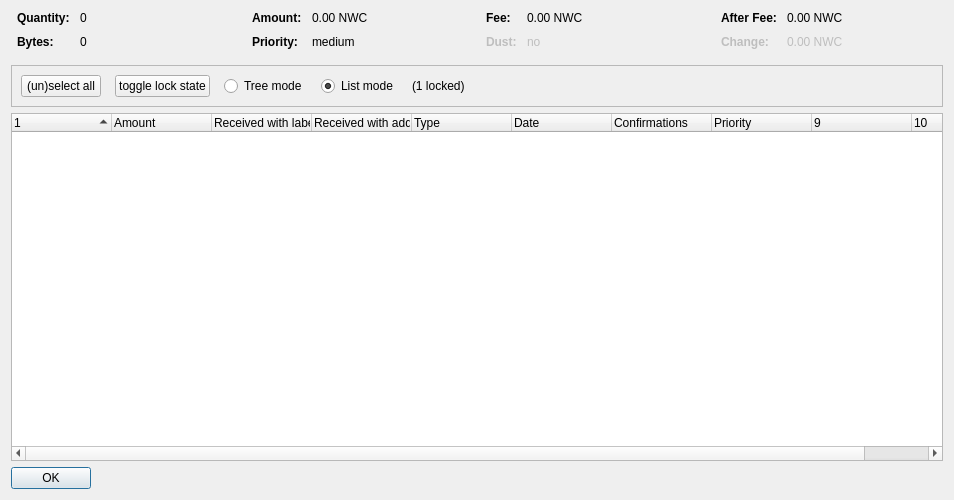
<?xml version="1.0" encoding="UTF-8"?>
<ui version="4.0">
 <class>CoinControlDialog</class>
 <widget class="QDialog" name="CoinControlDialog">
  <property name="geometry">
   <rect>
    <x>0</x>
    <y>0</y>
    <width>954</width>
    <height>500</height>
   </rect>
  </property>
  <property name="windowTitle">
   <string>Coin Selection</string>
  </property>
  <layout class="QVBoxLayout" name="verticalLayout">
   <item>
    <layout class="QHBoxLayout" name="horizontalLayoutTop" stretch="0,0,0,0">
     <property name="topMargin">
      <number>0</number>
     </property>
     <property name="bottomMargin">
      <number>10</number>
     </property>
     <item>
      <layout class="QFormLayout" name="formLayoutCoinControl1">
       <property name="horizontalSpacing">
        <number>10</number>
       </property>
       <property name="verticalSpacing">
        <number>10</number>
       </property>
       <property name="leftMargin">
        <number>6</number>
       </property>
       <property name="rightMargin">
        <number>6</number>
       </property>
       <item row="0" column="0">
        <widget class="QLabel" name="labelCoinControlQuantityText">
         <property name="font">
          <font>
           <weight>75</weight>
           <bold>true</bold>
          </font>
         </property>
         <property name="text">
          <string>Quantity:</string>
         </property>
        </widget>
       </item>
       <item row="0" column="1">
        <widget class="QLabel" name="labelCoinControlQuantity">
         <property name="cursor">
          <cursorShape>IBeamCursor</cursorShape>
         </property>
         <property name="contextMenuPolicy">
          <enum>Qt::ActionsContextMenu</enum>
         </property>
         <property name="text">
          <string notr="true">0</string>
         </property>
         <property name="textInteractionFlags">
          <set>Qt::LinksAccessibleByMouse|Qt::TextSelectableByKeyboard|Qt::TextSelectableByMouse</set>
         </property>
        </widget>
       </item>
       <item row="1" column="0">
        <widget class="QLabel" name="labelCoinControlBytesText">
         <property name="font">
          <font>
           <weight>75</weight>
           <bold>true</bold>
          </font>
         </property>
         <property name="text">
          <string>Bytes:</string>
         </property>
        </widget>
       </item>
       <item row="1" column="1">
        <widget class="QLabel" name="labelCoinControlBytes">
         <property name="cursor">
          <cursorShape>IBeamCursor</cursorShape>
         </property>
         <property name="contextMenuPolicy">
          <enum>Qt::ActionsContextMenu</enum>
         </property>
         <property name="text">
          <string notr="true">0</string>
         </property>
         <property name="textInteractionFlags">
          <set>Qt::LinksAccessibleByMouse|Qt::TextSelectableByKeyboard|Qt::TextSelectableByMouse</set>
         </property>
        </widget>
       </item>
      </layout>
     </item>
     <item>
      <layout class="QFormLayout" name="formLayoutCoinControl2">
       <property name="horizontalSpacing">
        <number>10</number>
       </property>
       <property name="verticalSpacing">
        <number>10</number>
       </property>
       <property name="leftMargin">
        <number>6</number>
       </property>
       <property name="rightMargin">
        <number>6</number>
       </property>
       <item row="0" column="0">
        <widget class="QLabel" name="labelCoinControlAmountText">
         <property name="font">
          <font>
           <weight>75</weight>
           <bold>true</bold>
          </font>
         </property>
         <property name="text">
          <string>Amount:</string>
         </property>
        </widget>
       </item>
       <item row="0" column="1">
        <widget class="QLabel" name="labelCoinControlAmount">
         <property name="cursor">
          <cursorShape>IBeamCursor</cursorShape>
         </property>
         <property name="contextMenuPolicy">
          <enum>Qt::ActionsContextMenu</enum>
         </property>
         <property name="text">
          <string notr="true">0.00 NWC</string>
         </property>
         <property name="textInteractionFlags">
          <set>Qt::LinksAccessibleByMouse|Qt::TextSelectableByKeyboard|Qt::TextSelectableByMouse</set>
         </property>
        </widget>
       </item>
       <item row="1" column="0">
        <widget class="QLabel" name="labelCoinControlPriorityText">
         <property name="font">
          <font>
           <weight>75</weight>
           <bold>true</bold>
          </font>
         </property>
         <property name="text">
          <string>Priority:</string>
         </property>
        </widget>
       </item>
       <item row="1" column="1">
        <widget class="QLabel" name="labelCoinControlPriority">
         <property name="cursor">
          <cursorShape>IBeamCursor</cursorShape>
         </property>
         <property name="contextMenuPolicy">
          <enum>Qt::ActionsContextMenu</enum>
         </property>
         <property name="text">
          <string>medium</string>
         </property>
         <property name="textInteractionFlags">
          <set>Qt::LinksAccessibleByMouse|Qt::TextSelectableByKeyboard|Qt::TextSelectableByMouse</set>
         </property>
        </widget>
       </item>
      </layout>
     </item>
     <item>
      <layout class="QFormLayout" name="formLayoutCoinControl3">
       <property name="horizontalSpacing">
        <number>10</number>
       </property>
       <property name="verticalSpacing">
        <number>10</number>
       </property>
       <property name="leftMargin">
        <number>6</number>
       </property>
       <property name="rightMargin">
        <number>6</number>
       </property>
       <item row="0" column="0">
        <widget class="QLabel" name="labelCoinControlFeeText">
         <property name="font">
          <font>
           <weight>75</weight>
           <bold>true</bold>
          </font>
         </property>
         <property name="text">
          <string>Fee:</string>
         </property>
        </widget>
       </item>
       <item row="0" column="1">
        <widget class="QLabel" name="labelCoinControlFee">
         <property name="cursor">
          <cursorShape>IBeamCursor</cursorShape>
         </property>
         <property name="contextMenuPolicy">
          <enum>Qt::ActionsContextMenu</enum>
         </property>
         <property name="text">
          <string notr="true">0.00 NWC</string>
         </property>
         <property name="textInteractionFlags">
          <set>Qt::LinksAccessibleByMouse|Qt::TextSelectableByKeyboard|Qt::TextSelectableByMouse</set>
         </property>
        </widget>
       </item>
       <item row="1" column="0">
        <widget class="QLabel" name="labelCoinControlLowOutputText">
         <property name="enabled">
          <bool>false</bool>
         </property>
         <property name="font">
          <font>
           <weight>75</weight>
           <bold>true</bold>
          </font>
         </property>
         <property name="text">
          <string>Dust:</string>
         </property>
        </widget>
       </item>
       <item row="1" column="1">
        <widget class="QLabel" name="labelCoinControlLowOutput">
         <property name="enabled">
          <bool>false</bool>
         </property>
         <property name="cursor">
          <cursorShape>IBeamCursor</cursorShape>
         </property>
         <property name="contextMenuPolicy">
          <enum>Qt::ActionsContextMenu</enum>
         </property>
         <property name="text">
          <string>no</string>
         </property>
         <property name="textInteractionFlags">
          <set>Qt::LinksAccessibleByMouse|Qt::TextSelectableByKeyboard|Qt::TextSelectableByMouse</set>
         </property>
        </widget>
       </item>
      </layout>
     </item>
     <item>
      <layout class="QFormLayout" name="formLayoutCoinControl4">
       <property name="horizontalSpacing">
        <number>10</number>
       </property>
       <property name="verticalSpacing">
        <number>10</number>
       </property>
       <property name="leftMargin">
        <number>6</number>
       </property>
       <property name="rightMargin">
        <number>6</number>
       </property>
       <item row="0" column="0">
        <widget class="QLabel" name="labelCoinControlAfterFeeText">
         <property name="font">
          <font>
           <weight>75</weight>
           <bold>true</bold>
          </font>
         </property>
         <property name="text">
          <string>After Fee:</string>
         </property>
        </widget>
       </item>
       <item row="0" column="1">
        <widget class="QLabel" name="labelCoinControlAfterFee">
         <property name="cursor">
          <cursorShape>IBeamCursor</cursorShape>
         </property>
         <property name="contextMenuPolicy">
          <enum>Qt::ActionsContextMenu</enum>
         </property>
         <property name="text">
          <string notr="true">0.00 NWC</string>
         </property>
         <property name="textInteractionFlags">
          <set>Qt::LinksAccessibleByMouse|Qt::TextSelectableByKeyboard|Qt::TextSelectableByMouse</set>
         </property>
        </widget>
       </item>
       <item row="1" column="0">
        <widget class="QLabel" name="labelCoinControlChangeText">
         <property name="enabled">
          <bool>false</bool>
         </property>
         <property name="font">
          <font>
           <weight>75</weight>
           <bold>true</bold>
          </font>
         </property>
         <property name="text">
          <string>Change:</string>
         </property>
        </widget>
       </item>
       <item row="1" column="1">
        <widget class="QLabel" name="labelCoinControlChange">
         <property name="enabled">
          <bool>false</bool>
         </property>
         <property name="cursor">
          <cursorShape>IBeamCursor</cursorShape>
         </property>
         <property name="contextMenuPolicy">
          <enum>Qt::ActionsContextMenu</enum>
         </property>
         <property name="text">
          <string notr="true">0.00 NWC</string>
         </property>
         <property name="textInteractionFlags">
          <set>Qt::LinksAccessibleByMouse|Qt::TextSelectableByKeyboard|Qt::TextSelectableByMouse</set>
         </property>
        </widget>
       </item>
      </layout>
     </item>
    </layout>
   </item>
   <item>
    <widget class="QFrame" name="frame">
     <property name="minimumSize">
      <size>
       <width>0</width>
       <height>40</height>
      </size>
     </property>
     <property name="frameShape">
      <enum>QFrame::StyledPanel</enum>
     </property>
     <property name="frameShadow">
      <enum>QFrame::Sunken</enum>
     </property>
     <layout class="QHBoxLayout" name="horizontalLayout">
      <item>
       <layout class="QHBoxLayout" name="horizontalLayoutPanel" stretch="0,0,0,0,0,0">
        <property name="spacing">
         <number>14</number>
        </property>
        <item>
         <widget class="QPushButton" name="pushButtonSelectAll">
          <property name="sizePolicy">
           <sizepolicy hsizetype="Maximum" vsizetype="Fixed">
            <horstretch>0</horstretch>
            <verstretch>0</verstretch>
           </sizepolicy>
          </property>
          <property name="text">
           <string>(un)select all</string>
          </property>
          <property name="autoDefault">
           <bool>false</bool>
          </property>
         </widget>
        </item>
        <item>
         <widget class="QPushButton" name="pushButtonToggleLock">
          <property name="sizePolicy">
           <sizepolicy hsizetype="Maximum" vsizetype="Fixed">
            <horstretch>0</horstretch>
            <verstretch>0</verstretch>
           </sizepolicy>
          </property>
          <property name="text">
           <string>toggle lock state</string>
          </property>
          <property name="autoDefault">
           <bool>false</bool>
          </property>
         </widget>
        </item>
        <item>
         <widget class="QRadioButton" name="radioTreeMode">
          <property name="sizePolicy">
           <sizepolicy hsizetype="Maximum" vsizetype="Fixed">
            <horstretch>0</horstretch>
            <verstretch>0</verstretch>
           </sizepolicy>
          </property>
          <property name="text">
           <string>Tree mode</string>
          </property>
         </widget>
        </item>
        <item>
         <widget class="QRadioButton" name="radioListMode">
          <property name="sizePolicy">
           <sizepolicy hsizetype="Maximum" vsizetype="Fixed">
            <horstretch>0</horstretch>
            <verstretch>0</verstretch>
           </sizepolicy>
          </property>
          <property name="text">
           <string>List mode</string>
          </property>
          <property name="checked">
           <bool>true</bool>
          </property>
         </widget>
        </item>
        <item>
         <widget class="QLabel" name="labelLocked">
          <property name="text">
           <string>(1 locked)</string>
          </property>
         </widget>
        </item>
        <item>
         <spacer name="horizontalSpacer">
          <property name="orientation">
           <enum>Qt::Horizontal</enum>
          </property>
          <property name="sizeHint" stdset="0">
           <size>
            <width>40</width>
            <height>20</height>
           </size>
          </property>
         </spacer>
        </item>
       </layout>
      </item>
     </layout>
    </widget>
   </item>
   <item>
    <widget class="CoinControlTreeWidget" name="treeWidget">
     <property name="contextMenuPolicy">
      <enum>Qt::CustomContextMenu</enum>
     </property>
     <property name="sortingEnabled">
      <bool>false</bool>
     </property>
     <property name="columnCount">
      <number>10</number>
     </property>
     <attribute name="headerShowSortIndicator" stdset="0">
      <bool>true</bool>
     </attribute>
     <attribute name="headerStretchLastSection">
      <bool>false</bool>
     </attribute>
     <column>
      <property name="text">
       <string/>
      </property>
     </column>
     <column>
      <property name="text">
       <string>Amount</string>
      </property>
     </column>
     <column>
      <property name="text">
       <string>Received with label</string>
      </property>
     </column>
     <column>
      <property name="text">
       <string>Received with address</string>
      </property>
     </column>
     <column>
      <property name="text">
       <string>Type</string>
      </property>
     </column>
     <column>
      <property name="text">
       <string>Date</string>
      </property>
     </column>
     <column>
      <property name="text">
       <string>Confirmations</string>
      </property>
      <property name="toolTip">
       <string>Confirmed</string>
      </property>
     </column>
     <column>
      <property name="text">
       <string>Priority</string>
      </property>
     </column>
     <column>
      <property name="text">
       <string/>
      </property>
     </column>
     <column>
      <property name="text">
       <string/>
      </property>
     </column>
    </widget>
   </item>
   <item>
    <widget class="QDialogButtonBox" name="buttonBox">
     <property name="sizePolicy">
      <sizepolicy hsizetype="Maximum" vsizetype="Fixed">
       <horstretch>0</horstretch>
       <verstretch>0</verstretch>
      </sizepolicy>
     </property>
     <property name="orientation">
      <enum>Qt::Horizontal</enum>
     </property>
     <property name="standardButtons">
      <set>QDialogButtonBox::Ok</set>
     </property>
    </widget>
   </item>
  </layout>
 </widget>
 <customwidgets>
  <customwidget>
   <class>CoinControlTreeWidget</class>
   <extends>QTreeWidget</extends>
   <header>coincontroltreewidget.h</header>
  </customwidget>
 </customwidgets>
 <resources/>
 <connections/>
</ui>
